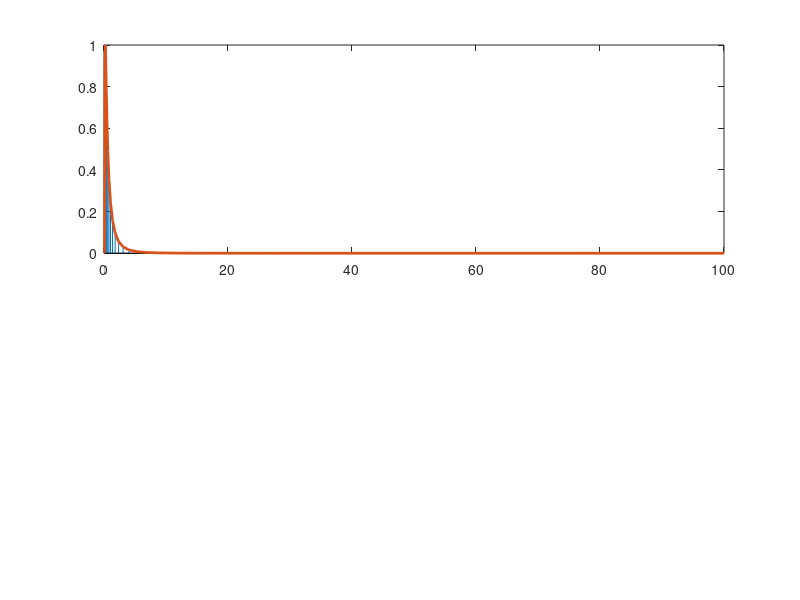

The MATLAB source for this figure: (Note: this script raises an error after producing the figure.)
clear; clc; close all;

%% 1. 설정
% --------------------------------------------------------
% skew_mode 설정
%  0 : 정규분포 (Skewness = 0)
% -5 : Negative Skew (데이터는 고주파 밀집, Mean은 저주파 쪽으로 이동)
%  5 : Positive Skew (데이터는 저주파 밀집, Mean은 고주파 쪽으로 이동)
alpha = 5; 

f_min = 0.0002; 
f_max = 100;    
n_sines = 50; % 분포를 부드럽게 보기 위해 개수를 늘림
dt = 0.0;
t_end = 5000;

% 저장 경로 (기존 경로 유지)
save_dir = 'G:\공유 드라이브\Battery Software Group (2025)\Internship\25년_동계인턴\전기영\Figure\6주차 FFT\Skew_Normal_Analysis';
if ~exist(save_dir, 'dir'), mkdir(save_dir); end

%% 2. Skew Normal Distribution 기반 가중치 생성
% --------------------------------------------------------
% 주파수를 로그 스케일로 변환하여 계산
freq_vec = logspace(log10(f_min), log10(f_max), n_sines)';
x = log10(freq_vec);

% 분포의 파라미터 (로그 스케일 기준)
mu = (log10(f_min) + log10(f_max)) / 2; % 중심 (0.01Hz 근처)
sigma = 0.5; % 분포의 너비

% Skew Normal PDF 수식: 2 * phi(x) * Phi(alpha * x)
% phi: 표준정규분포 PDF, Phi: 표준정규분포 CDF
z = (x - mu) / sigma;
pdf_normal = (1/(sigma*sqrt(2*pi))) * exp(-z.^2 / 2);
cdf_skew = 0.5 * (1 + erf(alpha * z / sqrt(2)));
weights = 2 * pdf_normal .* cdf_skew;

% 진폭 정규화 (최대값 1A)
amplitudes = weights / max(weights);

% 평균 주파수 계산 (Log-mean)
log_mean = sum(x .* weights) / sum(weights);
mean_freq = 10^log_mean;

%% 3. 신호 합성 (Schroeder Phase)
% --------------------------------------------------------
k_idx = (1:n_sines)';
phases = - (k_idx .* (k_idx - 1) * pi) / n_sines;
t_vec = (0:dt:t_end)';
I_multi = zeros(size(t_vec));

for i = 1:n_sines
    I_multi = I_multi + amplitudes(i) * cos(2*pi*freq_vec(i)*t_vec + phases(i));
end

%% 4. 시각화
% --------------------------------------------------------
hFig = figure('Position', [100, 100, 1000, 800]);

subplot(2, 1, 1);
stem(freq_vec, amplitudes, 'Marker', 'none'); hold on;
plot(freq_vec, amplitudes, 'LineWidth', 2);
xline(mean_freq, 'r--', 'LineWidth', 2, 'Label', sprintf('Mean: %.4f Hz', mean_freq));
set(gca, 'XScale', 'log'); grid on;
xlabel('Frequency [Hz]'); ylabel('Normalized Amplitude');
title(sprintf('Skew Normal Distribution (Alpha = %d)', alpha));

subplot(2, 1, 2);
plot(t_vec, I_multi); grid on;
xlabel('Time [s]'); ylabel('Current [A]');
title('Time Domain Profile');
xlim([0, 1000]);

fprintf('--- 분석 결과 ---\n');
fprintf(' >> 설정 왜도(Alpha): %d\n', alpha);
fprintf(' >> 계산된 평균 주파수: %.5f Hz\n', mean_freq);